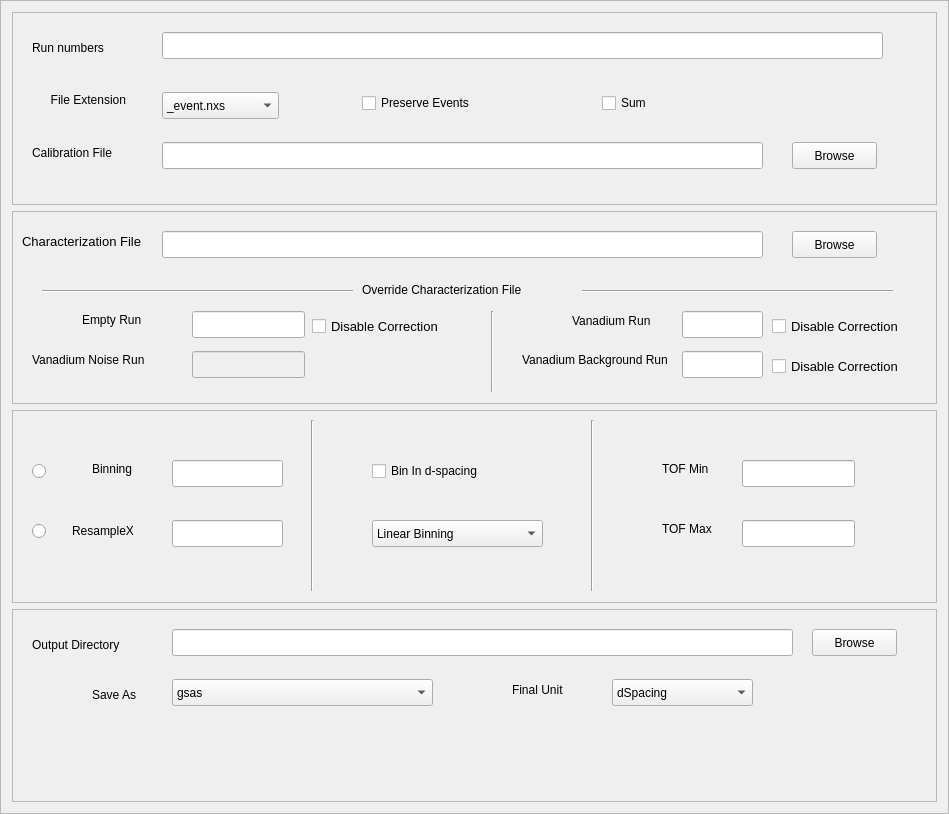
<?xml version="1.0" encoding="UTF-8"?>
<ui version="4.0">
 <class>Frame</class>
 <widget class="QFrame" name="Frame">
  <property name="geometry">
   <rect>
    <x>0</x>
    <y>0</y>
    <width>949</width>
    <height>814</height>
   </rect>
  </property>
  <property name="windowTitle">
   <string>Frame</string>
  </property>
  <property name="frameShape">
   <enum>QFrame::StyledPanel</enum>
  </property>
  <property name="frameShadow">
   <enum>QFrame::Raised</enum>
  </property>
  <layout class="QVBoxLayout" name="verticalLayout_3">
   <item>
    <widget class="QFrame" name="frame">
     <property name="frameShape">
      <enum>QFrame::StyledPanel</enum>
     </property>
     <property name="frameShadow">
      <enum>QFrame::Raised</enum>
     </property>
     <widget class="QLabel" name="label_4">
      <property name="geometry">
       <rect>
        <x>20</x>
        <y>20</y>
        <width>88</width>
        <height>31</height>
       </rect>
      </property>
      <property name="text">
       <string>Run numbers</string>
      </property>
     </widget>
     <widget class="QLineEdit" name="runnumbers_edit">
      <property name="geometry">
       <rect>
        <x>150</x>
        <y>20</y>
        <width>721</width>
        <height>27</height>
       </rect>
      </property>
     </widget>
     <widget class="QLabel" name="label_5">
      <property name="geometry">
       <rect>
        <x>20</x>
        <y>80</y>
        <width>94</width>
        <height>16</height>
       </rect>
      </property>
      <property name="sizePolicy">
       <sizepolicy hsizetype="Fixed" vsizetype="Preferred">
        <horstretch>0</horstretch>
        <verstretch>0</verstretch>
       </sizepolicy>
      </property>
      <property name="text">
       <string>File Extension</string>
      </property>
      <property name="alignment">
       <set>Qt::AlignRight|Qt::AlignTrailing|Qt::AlignVCenter</set>
      </property>
     </widget>
     <widget class="QComboBox" name="extension_combo">
      <property name="geometry">
       <rect>
        <x>150</x>
        <y>80</y>
        <width>117</width>
        <height>27</height>
       </rect>
      </property>
      <property name="sizePolicy">
       <sizepolicy hsizetype="Fixed" vsizetype="Fixed">
        <horstretch>0</horstretch>
        <verstretch>0</verstretch>
       </sizepolicy>
      </property>
      <property name="baseSize">
       <size>
        <width>200</width>
        <height>0</height>
       </size>
      </property>
      <item>
       <property name="text">
        <string>_event.nxs</string>
       </property>
      </item>
      <item>
       <property name="text">
        <string>_histo.nxs</string>
       </property>
      </item>
      <item>
       <property name="text">
        <string>_runinfo.xml</string>
       </property>
      </item>
     </widget>
     <widget class="QLabel" name="label">
      <property name="geometry">
       <rect>
        <x>20</x>
        <y>130</y>
        <width>134</width>
        <height>21</height>
       </rect>
      </property>
      <property name="text">
       <string>Calibration File          </string>
      </property>
     </widget>
     <widget class="QLineEdit" name="calfile_edit">
      <property name="geometry">
       <rect>
        <x>150</x>
        <y>130</y>
        <width>601</width>
        <height>27</height>
       </rect>
      </property>
     </widget>
     <widget class="QPushButton" name="calfile_browse">
      <property name="geometry">
       <rect>
        <x>780</x>
        <y>130</y>
        <width>85</width>
        <height>27</height>
       </rect>
      </property>
      <property name="text">
       <string>Browse</string>
      </property>
     </widget>
     <widget class="QCheckBox" name="preserveevents_checkbox">
      <property name="geometry">
       <rect>
        <x>350</x>
        <y>80</y>
        <width>137</width>
        <height>22</height>
       </rect>
      </property>
      <property name="sizePolicy">
       <sizepolicy hsizetype="Fixed" vsizetype="Fixed">
        <horstretch>0</horstretch>
        <verstretch>0</verstretch>
       </sizepolicy>
      </property>
      <property name="text">
       <string>Preserve Events</string>
      </property>
     </widget>
     <widget class="QCheckBox" name="sum_checkbox">
      <property name="geometry">
       <rect>
        <x>590</x>
        <y>80</y>
        <width>59</width>
        <height>22</height>
       </rect>
      </property>
      <property name="sizePolicy">
       <sizepolicy hsizetype="Fixed" vsizetype="Fixed">
        <horstretch>0</horstretch>
        <verstretch>0</verstretch>
       </sizepolicy>
      </property>
      <property name="text">
       <string>Sum</string>
      </property>
     </widget>
    </widget>
   </item>
   <item>
    <widget class="QFrame" name="frame_2">
     <property name="frameShape">
      <enum>QFrame::StyledPanel</enum>
     </property>
     <property name="frameShadow">
      <enum>QFrame::Raised</enum>
     </property>
     <widget class="QLabel" name="label_2">
      <property name="geometry">
       <rect>
        <x>10</x>
        <y>10</y>
        <width>131</width>
        <height>41</height>
       </rect>
      </property>
      <property name="font">
       <font>
        <pointsize>10</pointsize>
       </font>
      </property>
      <property name="text">
       <string>Characterization File</string>
      </property>
     </widget>
     <widget class="QLineEdit" name="charfile_edit">
      <property name="geometry">
       <rect>
        <x>150</x>
        <y>20</y>
        <width>601</width>
        <height>27</height>
       </rect>
      </property>
     </widget>
     <widget class="QPushButton" name="charfile_browse">
      <property name="geometry">
       <rect>
        <x>780</x>
        <y>20</y>
        <width>85</width>
        <height>27</height>
       </rect>
      </property>
      <property name="text">
       <string>Browse</string>
      </property>
     </widget>
     <widget class="QLineEdit" name="emptyrun_edit">
      <property name="geometry">
       <rect>
        <x>180</x>
        <y>100</y>
        <width>113</width>
        <height>27</height>
       </rect>
      </property>
     </widget>
     <widget class="QLineEdit" name="vanrun_edit">
      <property name="geometry">
       <rect>
        <x>670</x>
        <y>100</y>
        <width>81</width>
        <height>27</height>
       </rect>
      </property>
     </widget>
     <widget class="QLineEdit" name="vannoiserun_edit">
      <property name="enabled">
       <bool>false</bool>
      </property>
      <property name="geometry">
       <rect>
        <x>180</x>
        <y>140</y>
        <width>113</width>
        <height>27</height>
       </rect>
      </property>
     </widget>
     <widget class="QLineEdit" name="vanbkgdrun_edit">
      <property name="geometry">
       <rect>
        <x>670</x>
        <y>140</y>
        <width>81</width>
        <height>27</height>
       </rect>
      </property>
     </widget>
     <widget class="QLabel" name="label_3">
      <property name="geometry">
       <rect>
        <x>70</x>
        <y>100</y>
        <width>91</width>
        <height>17</height>
       </rect>
      </property>
      <property name="text">
       <string>Empty Run</string>
      </property>
     </widget>
     <widget class="QLabel" name="label_10">
      <property name="geometry">
       <rect>
        <x>20</x>
        <y>140</y>
        <width>141</width>
        <height>17</height>
       </rect>
      </property>
      <property name="text">
       <string>Vanadium Noise Run</string>
      </property>
     </widget>
     <widget class="QLabel" name="label_11">
      <property name="geometry">
       <rect>
        <x>560</x>
        <y>100</y>
        <width>101</width>
        <height>20</height>
       </rect>
      </property>
      <property name="text">
       <string>Vanadium Run</string>
      </property>
     </widget>
     <widget class="QLabel" name="label_12">
      <property name="geometry">
       <rect>
        <x>510</x>
        <y>140</y>
        <width>151</width>
        <height>17</height>
       </rect>
      </property>
      <property name="font">
       <font>
        <pointsize>9</pointsize>
       </font>
      </property>
      <property name="text">
       <string>Vanadium Background Run</string>
      </property>
     </widget>
     <widget class="QCheckBox" name="disablevancorr_chkbox">
      <property name="geometry">
       <rect>
        <x>760</x>
        <y>100</y>
        <width>151</width>
        <height>31</height>
       </rect>
      </property>
      <property name="font">
       <font>
        <pointsize>10</pointsize>
        <weight>50</weight>
        <italic>false</italic>
        <bold>false</bold>
       </font>
      </property>
      <property name="text">
       <string>Disable Correction</string>
      </property>
     </widget>
     <widget class="QLabel" name="label_16">
      <property name="geometry">
       <rect>
        <x>350</x>
        <y>70</y>
        <width>201</width>
        <height>17</height>
       </rect>
      </property>
      <property name="text">
       <string>Override Characterization File </string>
      </property>
     </widget>
     <widget class="Line" name="line_3">
      <property name="geometry">
       <rect>
        <x>30</x>
        <y>70</y>
        <width>311</width>
        <height>20</height>
       </rect>
      </property>
      <property name="orientation">
       <enum>Qt::Horizontal</enum>
      </property>
     </widget>
     <widget class="Line" name="line_4">
      <property name="geometry">
       <rect>
        <x>570</x>
        <y>70</y>
        <width>311</width>
        <height>20</height>
       </rect>
      </property>
      <property name="orientation">
       <enum>Qt::Horizontal</enum>
      </property>
     </widget>
     <widget class="QCheckBox" name="disablevanbkgdcorr_chkbox">
      <property name="geometry">
       <rect>
        <x>760</x>
        <y>140</y>
        <width>151</width>
        <height>31</height>
       </rect>
      </property>
      <property name="font">
       <font>
        <pointsize>10</pointsize>
        <weight>50</weight>
        <italic>false</italic>
        <bold>false</bold>
       </font>
      </property>
      <property name="text">
       <string>Disable Correction</string>
      </property>
     </widget>
     <widget class="QCheckBox" name="disablebkgdcorr_chkbox">
      <property name="geometry">
       <rect>
        <x>300</x>
        <y>100</y>
        <width>151</width>
        <height>31</height>
       </rect>
      </property>
      <property name="font">
       <font>
        <pointsize>10</pointsize>
        <weight>50</weight>
        <italic>false</italic>
        <bold>false</bold>
       </font>
      </property>
      <property name="text">
       <string>Disable Correction</string>
      </property>
     </widget>
     <widget class="Line" name="line_5">
      <property name="geometry">
       <rect>
        <x>470</x>
        <y>100</y>
        <width>20</width>
        <height>81</height>
       </rect>
      </property>
      <property name="orientation">
       <enum>Qt::Vertical</enum>
      </property>
     </widget>
     <zorder>label_2</zorder>
     <zorder>charfile_edit</zorder>
     <zorder>charfile_browse</zorder>
     <zorder>emptyrun_edit</zorder>
     <zorder>vanrun_edit</zorder>
     <zorder>vannoiserun_edit</zorder>
     <zorder>vanbkgdrun_edit</zorder>
     <zorder>label_3</zorder>
     <zorder>label_10</zorder>
     <zorder>label_11</zorder>
     <zorder>label_12</zorder>
     <zorder>frame_3</zorder>
     <zorder>frame_3</zorder>
     <zorder>disablevancorr_chkbox</zorder>
     <zorder>frame_3</zorder>
     <zorder>label_16</zorder>
     <zorder>line_3</zorder>
     <zorder>line_4</zorder>
     <zorder>disablevanbkgdcorr_chkbox</zorder>
     <zorder>disablebkgdcorr_chkbox</zorder>
     <zorder>line_5</zorder>
    </widget>
   </item>
   <item>
    <widget class="QFrame" name="frame_3">
     <property name="frameShape">
      <enum>QFrame::StyledPanel</enum>
     </property>
     <property name="frameShadow">
      <enum>QFrame::Raised</enum>
     </property>
     <widget class="QLineEdit" name="binning_edit">
      <property name="geometry">
       <rect>
        <x>160</x>
        <y>50</y>
        <width>111</width>
        <height>27</height>
       </rect>
      </property>
     </widget>
     <widget class="QCheckBox" name="binind_checkbox">
      <property name="geometry">
       <rect>
        <x>360</x>
        <y>50</y>
        <width>135</width>
        <height>22</height>
       </rect>
      </property>
      <property name="text">
       <string>Bin In d-spacing</string>
      </property>
     </widget>
     <widget class="QLabel" name="label_6">
      <property name="geometry">
       <rect>
        <x>60</x>
        <y>100</y>
        <width>76</width>
        <height>41</height>
       </rect>
      </property>
      <property name="text">
       <string>ResampleX</string>
      </property>
     </widget>
     <widget class="QLineEdit" name="resamplex_edit">
      <property name="geometry">
       <rect>
        <x>160</x>
        <y>110</y>
        <width>111</width>
        <height>27</height>
       </rect>
      </property>
     </widget>
     <widget class="QComboBox" name="bintype_combo">
      <property name="geometry">
       <rect>
        <x>360</x>
        <y>110</y>
        <width>171</width>
        <height>27</height>
       </rect>
      </property>
      <item>
       <property name="text">
        <string>Linear Binning</string>
       </property>
      </item>
      <item>
       <property name="text">
        <string>logarithmic binning</string>
       </property>
      </item>
     </widget>
     <widget class="QLineEdit" name="lineEdit_5">
      <property name="geometry">
       <rect>
        <x>730</x>
        <y>50</y>
        <width>113</width>
        <height>27</height>
       </rect>
      </property>
     </widget>
     <widget class="QLineEdit" name="lineEdit_6">
      <property name="geometry">
       <rect>
        <x>730</x>
        <y>110</y>
        <width>113</width>
        <height>27</height>
       </rect>
      </property>
     </widget>
     <widget class="QLabel" name="label_13">
      <property name="geometry">
       <rect>
        <x>650</x>
        <y>50</y>
        <width>66</width>
        <height>17</height>
       </rect>
      </property>
      <property name="text">
       <string>TOF Min</string>
      </property>
     </widget>
     <widget class="QLabel" name="label_14">
      <property name="geometry">
       <rect>
        <x>650</x>
        <y>110</y>
        <width>66</width>
        <height>17</height>
       </rect>
      </property>
      <property name="text">
       <string>TOF Max</string>
      </property>
     </widget>
     <widget class="QLabel" name="label_15">
      <property name="geometry">
       <rect>
        <x>80</x>
        <y>50</y>
        <width>66</width>
        <height>17</height>
       </rect>
      </property>
      <property name="text">
       <string>Binning</string>
      </property>
     </widget>
     <widget class="QRadioButton" name="usebin_button">
      <property name="geometry">
       <rect>
        <x>20</x>
        <y>50</y>
        <width>41</width>
        <height>22</height>
       </rect>
      </property>
      <property name="text">
       <string/>
      </property>
     </widget>
     <widget class="QRadioButton" name="resamplex_button">
      <property name="geometry">
       <rect>
        <x>20</x>
        <y>110</y>
        <width>41</width>
        <height>22</height>
       </rect>
      </property>
      <property name="text">
       <string/>
      </property>
     </widget>
     <widget class="Line" name="line">
      <property name="geometry">
       <rect>
        <x>290</x>
        <y>10</y>
        <width>20</width>
        <height>171</height>
       </rect>
      </property>
      <property name="orientation">
       <enum>Qt::Vertical</enum>
      </property>
     </widget>
     <widget class="Line" name="line_2">
      <property name="geometry">
       <rect>
        <x>570</x>
        <y>10</y>
        <width>20</width>
        <height>171</height>
       </rect>
      </property>
      <property name="orientation">
       <enum>Qt::Vertical</enum>
      </property>
     </widget>
     <zorder>binning_edit</zorder>
     <zorder>binind_checkbox</zorder>
     <zorder>label_6</zorder>
     <zorder>resamplex_edit</zorder>
     <zorder>bintype_combo</zorder>
     <zorder>lineEdit_5</zorder>
     <zorder>lineEdit_6</zorder>
     <zorder>label_13</zorder>
     <zorder>label_14</zorder>
     <zorder>label_15</zorder>
     <zorder>frame_2</zorder>
     <zorder>frame_2</zorder>
     <zorder>usebin_button</zorder>
     <zorder>resamplex_button</zorder>
     <zorder>line</zorder>
     <zorder>line_2</zorder>
     <zorder>frame_2</zorder>
    </widget>
   </item>
   <item>
    <widget class="QFrame" name="frame_4">
     <property name="frameShape">
      <enum>QFrame::StyledPanel</enum>
     </property>
     <property name="frameShadow">
      <enum>QFrame::Raised</enum>
     </property>
     <widget class="QLabel" name="label_7">
      <property name="geometry">
       <rect>
        <x>20</x>
        <y>10</y>
        <width>117</width>
        <height>51</height>
       </rect>
      </property>
      <property name="sizePolicy">
       <sizepolicy hsizetype="Fixed" vsizetype="Preferred">
        <horstretch>0</horstretch>
        <verstretch>0</verstretch>
       </sizepolicy>
      </property>
      <property name="text">
       <string>Output Directory</string>
      </property>
     </widget>
     <widget class="QLineEdit" name="outputdir_edit">
      <property name="geometry">
       <rect>
        <x>160</x>
        <y>20</y>
        <width>621</width>
        <height>27</height>
       </rect>
      </property>
      <property name="sizePolicy">
       <sizepolicy hsizetype="Fixed" vsizetype="Fixed">
        <horstretch>0</horstretch>
        <verstretch>0</verstretch>
       </sizepolicy>
      </property>
     </widget>
     <widget class="QPushButton" name="outputdir_browse">
      <property name="geometry">
       <rect>
        <x>800</x>
        <y>20</y>
        <width>85</width>
        <height>27</height>
       </rect>
      </property>
      <property name="sizePolicy">
       <sizepolicy hsizetype="Fixed" vsizetype="Fixed">
        <horstretch>0</horstretch>
        <verstretch>0</verstretch>
       </sizepolicy>
      </property>
      <property name="text">
       <string>Browse</string>
      </property>
     </widget>
     <widget class="QLabel" name="label_8">
      <property name="geometry">
       <rect>
        <x>80</x>
        <y>60</y>
        <width>51</width>
        <height>51</height>
       </rect>
      </property>
      <property name="sizePolicy">
       <sizepolicy hsizetype="Fixed" vsizetype="Preferred">
        <horstretch>0</horstretch>
        <verstretch>0</verstretch>
       </sizepolicy>
      </property>
      <property name="text">
       <string>Save As</string>
      </property>
     </widget>
     <widget class="QComboBox" name="saveas_combo">
      <property name="geometry">
       <rect>
        <x>160</x>
        <y>70</y>
        <width>261</width>
        <height>27</height>
       </rect>
      </property>
      <property name="sizePolicy">
       <sizepolicy hsizetype="Fixed" vsizetype="Fixed">
        <horstretch>0</horstretch>
        <verstretch>0</verstretch>
       </sizepolicy>
      </property>
      <item>
       <property name="text">
        <string>gsas</string>
       </property>
      </item>
      <item>
       <property name="text">
        <string>fullprof</string>
       </property>
      </item>
      <item>
       <property name="text">
        <string>gsas and fullprof</string>
       </property>
      </item>
      <item>
       <property name="text">
        <string>gsas and fullprof and pdfgetn</string>
       </property>
      </item>
      <item>
       <property name="text">
        <string>NeXus</string>
       </property>
      </item>
      <item>
       <property name="text">
        <string>gsas and NeXus</string>
       </property>
      </item>
      <item>
       <property name="text">
        <string>fullprof and NeXus</string>
       </property>
      </item>
      <item>
       <property name="text">
        <string>gsas and fullprof and NeXus</string>
       </property>
      </item>
      <item>
       <property name="text">
        <string>gsas and fullprof and pdfgetn and NeXus</string>
       </property>
      </item>
     </widget>
     <widget class="QLabel" name="label_9">
      <property name="geometry">
       <rect>
        <x>500</x>
        <y>60</y>
        <width>65</width>
        <height>41</height>
       </rect>
      </property>
      <property name="sizePolicy">
       <sizepolicy hsizetype="Fixed" vsizetype="Preferred">
        <horstretch>0</horstretch>
        <verstretch>0</verstretch>
       </sizepolicy>
      </property>
      <property name="text">
       <string>Final Unit</string>
      </property>
     </widget>
     <widget class="QComboBox" name="unit_combo">
      <property name="geometry">
       <rect>
        <x>600</x>
        <y>70</y>
        <width>141</width>
        <height>27</height>
       </rect>
      </property>
      <property name="sizePolicy">
       <sizepolicy hsizetype="Preferred" vsizetype="Fixed">
        <horstretch>0</horstretch>
        <verstretch>0</verstretch>
       </sizepolicy>
      </property>
      <item>
       <property name="text">
        <string>dSpacing</string>
       </property>
      </item>
      <item>
       <property name="text">
        <string>MomentumTransfer</string>
       </property>
      </item>
     </widget>
     <zorder>label_7</zorder>
     <zorder>outputdir_edit</zorder>
     <zorder>outputdir_browse</zorder>
     <zorder>label_8</zorder>
     <zorder>saveas_combo</zorder>
     <zorder>label_9</zorder>
     <zorder>unit_combo</zorder>
     <zorder>frame_3</zorder>
    </widget>
   </item>
  </layout>
 </widget>
 <resources/>
 <connections/>
</ui>
